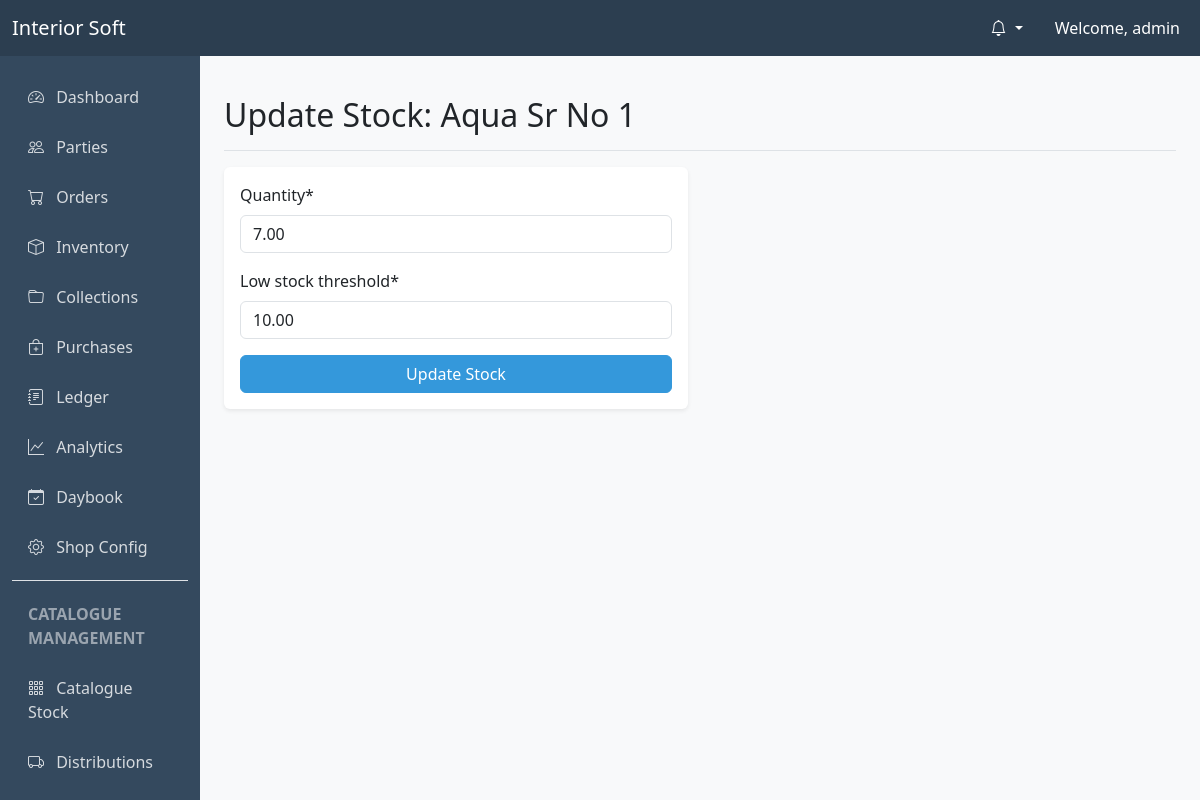
Screenshot of /inventory/stock/2/update/ (signed in) with the database file from the repository.
### users/models.py (models this page shows, shortened)
class User(AbstractUser):
    SUPERADMIN = 'superadmin'
    ADMIN = 'admin'
    ACCOUNTANT = 'accountant'
    WAREHOUSE_MANAGER = 'warehouse_manager'
    DELIVERY_PERSON = 'delivery_person'
    MARKETING_PERSON = 'marketing_person'
    ROLE_CHOICES = (
        (SUPERADMIN, 'SuperAdmin'),
        (ADMIN, 'Admin'),
        (ACCOUNTANT, 'Accountant'),
        (WAREHOUSE_MANAGER, 'Warehouse Manager'),
        (DELIVERY_PERSON, 'Delivery Person'),
        (MARKETING_PERSON, 'Marketing Person'),
    )
    role = models.CharField(max_length=20, choices=ROLE_CHOICES, default=ADMIN)
    phone_number = models.CharField(max_length=15, blank=True, null=True)
    def is_superadmin(self):
        return self.role == self.SUPERADMIN
    def is_admin(self):
        return self.role == self.ADMIN or self.role == self.SUPERADMIN
    def is_warehouse_manager(self):
        return self.role == self.WAREHOUSE_MANAGER
    def is_delivery_person(self):
        return self.role == self.DELIVERY_PERSON

### inventory/models.py (models this page shows, shortened)
class Stock(models.Model):
    design_type = models.OneToOneField(DesignType, on_delete=models.CASCADE, related_name='stock', null=True)
    quantity = models.DecimalField(max_digits=12, decimal_places=2, default=0.00)
    low_stock_threshold = models.DecimalField(max_digits=12, decimal_places=2, default=10.00)
    last_updated = models.DateTimeField(auto_now=True)

class DesignType(models.Model):
    collection = models.ForeignKey(Collection, on_delete=models.CASCADE, related_name='designs', null=True, blank=True)
    name = models.CharField(max_length=100)
    alias1 = models.CharField(max_length=100, blank=True, null=True)
    alias2 = models.CharField(max_length=100, blank=True, null=True)
    alias3 = models.CharField(max_length=100, blank=True, null=True)
    alias4 = models.CharField(max_length=100, blank=True, null=True)
    alias5 = models.CharField(max_length=100, blank=True, null=True)
    description = models.TextField(blank=True, null=True)
    unit = models.CharField(max_length=20, default='meters')
    default_price = models.DecimalField(max_digits=10, decimal_places=2, default=0.00)
    created_at = models.DateTimeField(auto_now_add=True)
    class Meta:
        constraints = [
            models.UniqueConstraint(fields=['collection', 'name'], name='uniq_design_name_per_collection'),
        ]

### inventory/views.py (the view, shortened to what this page needs)
# urls.py: path('stock/<int:pk>/update/', views.StockUpdateView.as_view(), name='stock_update'),
class StockUpdateView(LoginRequiredMixin, AdminAccountantMixin, UpdateView):
    model = Stock
    fields = ['quantity', 'low_stock_threshold']
    template_name = 'inventory/stock_form.html'
    success_url = reverse_lazy('stock_list')

### core/context_processors.py (called while the page is built)
def notifications(request):
    if request.user.is_authenticated:
        unread_notifications = request.user.notifications.filter(is_seen=False)
        return {
            'unread_notifications': unread_notifications,
            'unread_notifications_count': unread_notifications.count()
        }
    return {}

### inventory/views.py (called while the page is built)
    def test_func(self):
        return self.request.user.is_admin() or self.request.user.is_accountant()

### shop_config/context_processors.py (called while the page is built)
def shop_info(request):
    config, created = ShopConfiguration.objects.get_or_create(pk=1, defaults={'shop_name': 'Interior Soft'})
    return {
        'shop_config': config
    }

### templates/inventory/stock_form.html (shortened to what this page needs)
{% extends "base.html" %}
{% load crispy_forms_tags %}
{% block content %}
<div class="d-flex justify-content-between flex-wrap flex-md-nowrap align-items-center pt-3 pb-2 mb-3 border-bottom">
    <h1 class="h2">Update Stock: {{ object.design_type.name }}</h1>
</div>
<div class="row">
    <div class="col-md-6">
        <div class="card shadow-sm">
            <div class="card-body">
                <form method="post">
                    {{ form|crispy }}
                    <div class="d-grid gap-2">
                        <button type="submit" class="btn btn-primary">Update Stock</button>
                    </div>
                </form>
            </div>
        </div>
    </div>
</div>
{% endblock %}

### templates/base.html (shortened to what this page needs)
<!DOCTYPE html>
<html lang="en">
<head>
    <link href="https://cdn.jsdelivr.net/npm/bootstrap@5.3.0/dist/css/bootstrap.min.css" rel="stylesheet">
    <link rel="stylesheet" href="https://cdn.jsdelivr.net/npm/bootstrap-icons@1.10.0/font/bootstrap-icons.css">
    <link href="https://cdn.jsdelivr.net/npm/select2@4.1.0-rc.0/dist/css/select2.min.css" rel="stylesheet" />
    <link href="https://cdn.jsdelivr.net/npm/select2-bootstrap-5-theme@1.3.0/dist/select2-bootstrap-5-theme.min.css" rel="stylesheet" />
</head>
<body>
    <nav class="navbar navbar-expand-lg navbar-dark sticky-top">
        <div class="container-fluid">
            <a class="navbar-brand" href="{% url 'dashboard' %}">Interior Soft</a>
            <div class="collapse navbar-collapse" id="navbarNav">
                <ul class="navbar-nav ms-auto">
                    {% if user.is_authenticated %}
                        <li class="nav-item dropdown me-3">
                            <a class="nav-link dropdown-toggle text-white" href="#" id="notifDropdown" role="button" data-bs-toggle="dropdown" aria-expanded="false">
                                <i class="bi bi-bell"></i>
                            </a>
                        </li>
                        <li class="nav-item d-none d-lg-block">
                            <span class="nav-link text-white">Welcome, {{ user.username }}</span>
                        </li>
                    {% else %}
                        <li class="nav-item">
                            <a class="nav-link" href="{% url 'login' %}">Login</a>
                        </li>
                    {% endif %}
                </ul>
            </div>
        </div>
    </nav>
    <div class="container-fluid">
        <div class="row">
            {% if user.is_authenticated and request.resolver_match.url_name != 'login' %}
            <nav id="sidebarMenu" class="col-md-3 col-lg-2 d-md-block sidebar collapse">
                <div class="sidebar-nav-container">
                    <ul class="nav flex-column">
                        {% if user.is_admin or user.is_accountant or user.is_marketing_person %}
                        <li class="nav-item">
                            <a class="nav-link" href="{% url 'dashboard' %}">
                                <i class="bi bi-speedometer2 me-2"></i> Dashboard
                            </a>
                        </li>
                        <li class="nav-item">
                            <a class="nav-link" href="{% url 'party_list' %}">
                                <i class="bi bi-people me-2"></i> Parties
                            </a>
                        </li>
                        {% endif %}
                        {% if user.is_admin or user.is_accountant %}
                        <li class="nav-item">
                            <a class="nav-link" href="{% url 'order_list' %}">
                                <i class="bi bi-cart me-2"></i> Orders
                            </a>
                        </li>
                        <li class="nav-item">
                            <a class="nav-link" href="{% url 'stock_list' %}">
                                <i class="bi bi-box me-2"></i> Inventory
                            </a>
                        </li>
                        <li class="nav-item">
                            <a class="nav-link" href="{% url 'collection_list' %}">
                                <i class="bi bi-folder me-2"></i> Collections
                            </a>
                        </li>
                        <li class="nav-item">
                            <a class="nav-link" href="{% url 'purchase_list' %}">
                                <i class="bi bi-bag-plus me-2"></i> Purchases
                            </a>
                        </li>
                        <li class="nav-item">
                            <a class="nav-link" href="{% url 'ledger_list' %}">
                                <i class="bi bi-journal-text me-2"></i> Ledger
                            </a>
                        </li>
                        <li class="nav-item">
                            <a class="nav-link" href="{% url 'analytics' %}">
                                <i class="bi bi-graph-up me-2"></i> Analytics
                            </a>
                        </li>
                        <li class="nav-item">
                            <a class="nav-link" href="{% url 'daybook' %}">
                                <i class="bi bi-calendar-check me-2"></i> Daybook
                            </a>
                        </li>
                        {% if user.is_admin %}
                        <li class="nav-item">
                            <a class="nav-link" href="{% url 'shop_config' %}">
                                <i class="bi bi-gear me-2"></i> Shop Config
                            </a>
                        </li>
                        {% endif %}
                        {% endif %}
                        {% if user.is_admin or user.is_accountant or user.is_marketing_person %}
                        <li class="nav-item border-top mt-2 pt-2">
                            <span class="nav-link disabled small text-uppercase fw-bold text-white-50">Catalogue Management</span>
                        </li>
                        <li class="nav-item">
                            <a class="nav-link {% if 'catalogues/inventory' in request.path %}active{% endif %}" href="{% url 'catalogue_inventory_list' %}">
                                <i class="bi bi-grid-3x3-gap me-2"></i> Catalogue Stock
                            </a>
                        </li>
                        <li class="nav-item">
                            <a class="nav-link {% if 'catalogues/distributions' in request.path %}active{% endif %}" href="{% url 'catalogue_distribution_list' %}">
                                <i class="bi bi-truck me-2"></i> Distributions
                            </a>
                        </li>
                        <li class="nav-item">
                            <a class="nav-link {% if 'catalogues/visits' in request.path %}active{% endif %}" href="{% url 'catalogue_visit_list' %}">
                            </a>
                        </li>
                        {% endif %}
                    </ul>
                </div>
            </nav>
            <main class="col-md-9 ms-sm-auto col-lg-10 px-md-4 py-4">
            {% else %}
            <main class="col-12 py-4">
            {% endif %}
                {% block content %}{% endblock %}
            </main>
        </div>
    </div>
</body>
</html>

### templates/base.html (style rules this page uses)
:root { --primary-color: #2c3e50; --secondary-color: #34495e; --accent-color: #3498db; }
body { font-family: 'Segoe UI', Tahoma, Geneva, Verdana, sans-serif; background-color: #f8f9fa; }
.navbar { background-color: var(--primary-color); }
.sidebar { height: calc(100vh - 56px); position: fixed; top: 56px; left: 0; z-index: 1000; background-color: var(--secondary-color); color: white; display: flex; flex-direction: column; padding-bottom: 0; overflow: hidden; }
.sidebar-nav-container { flex-grow: 1; overflow-y: auto; padding-top: 1rem; }
@media (min-width: 768px) { .sidebar { width: 16.666667%; } }
main { margin-left: 16.666667%; width: 83.333333%; padding-bottom: 60px; }
.sidebar .nav-link { color: rgba(255,255,255,0.8); margin: 5px 0; }
.card { border: none; box-shadow: 0 0.125rem 0.25rem rgba(0,0,0,0.075); }
.btn-primary { background-color: var(--accent-color); border-color: var(--accent-color); }
.nav-link { position: relative; }

### rows the page displays
User: username "admin"
Stock: design_type.name "Aqua Sr No 1", quantity "7.00", low_stock_threshold "10.00"
